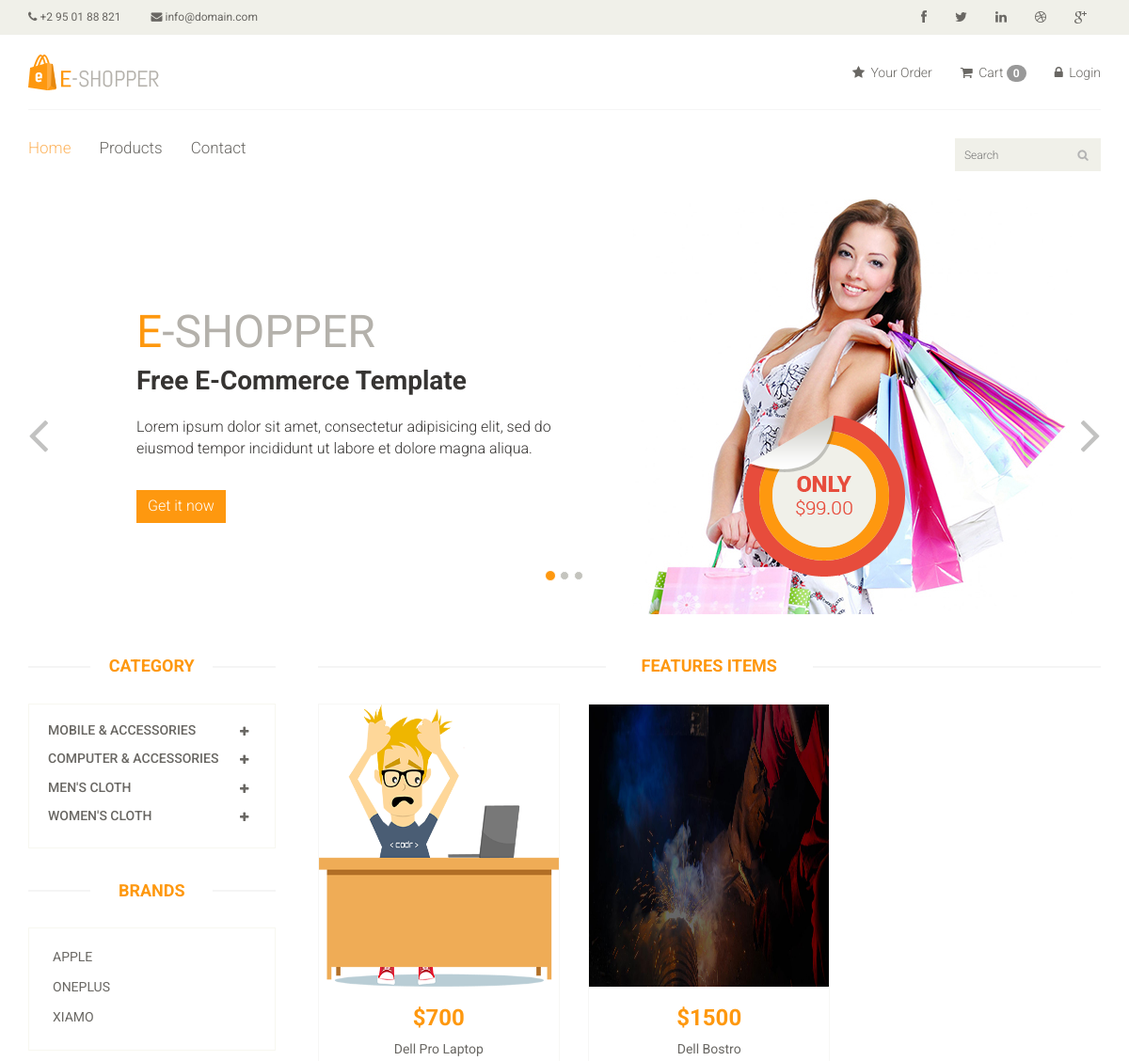
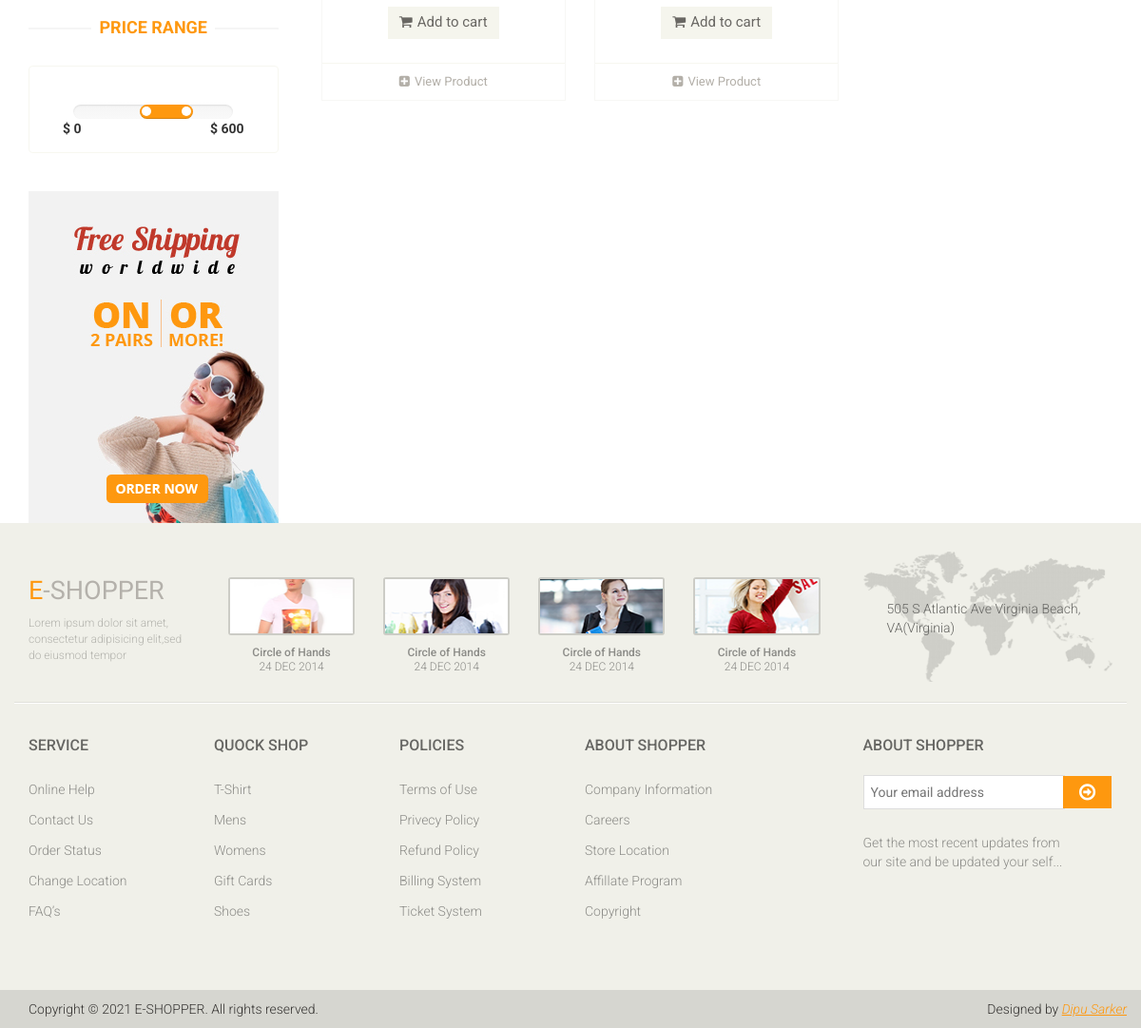
The app's page /?category=4&brand=4 with its own data (2 pictures, top to bottom).
### app/models.py (models this page shows, shortened)
class Category(models.Model):
    name = models.CharField(max_length=100)

class Brand(models.Model):
    name = models.CharField(max_length=100)

class Product(models.Model):
    Availability = (
        ('In Stock', 'In Stock'),
        ('Out Of Stock', 'Out Of Stock')
    )
    Condition = (
        ('New Version', 'New Version'),
        ('Old Version', 'Old Version'),
        ('Latest Version', 'Latest Version')
    )
    category = models.ForeignKey(Category, on_delete=models.CASCADE, default='', null=False)
    sub_category = models.ForeignKey(Sub_Category, on_delete=models.CASCADE, default='', null=False)
    brand = models.ForeignKey(Brand, on_delete=models.CASCADE, null=True)
    availability = models.CharField(max_length=100, choices=Availability, null=True)
    condition = models.CharField(max_length=100, choices=Condition, null=True)
    image = models.ImageField(upload_to='ecommerce/pimg')
    name = models.CharField(max_length=100)
    price = models.IntegerField()
    date = models.DateTimeField(auto_now_add=True, auto_now=False)

### app/views.py (the view)
# urls.py: path('', views.index, name='index'),
def index(request):
    category = Category.objects.all()
    product = Product.objects.all()
    brand = Brand.objects.all()
    categoryID = request.GET.get('category')
    brandID = request.GET.get('brand')
    if categoryID:
        product = Product.objects.filter(sub_category=categoryID).order_by('-id')
    elif brandID:
        product = Product.objects.filter(brand=brandID).order_by('-id')
    else:
        product = Product.objects.all()
    context = {
        'category': category,
        'product': product,
        'brand': brand
    }
    return render(request,'index.html', context)

### templates/index.html (shortened to what this page needs)
{% extends "master.html" %}
{% load static %}
{% block content %}
<section id="slider">
    <div class="container">
        <div class="row">
            <div class="col-sm-12">
                <div id="slider-carousel" class="carousel slide" data-ride="carousel">
                    <ol class="carousel-indicators">
                        <li data-target="#slider-carousel" data-slide-to="0" class="active"></li>
                        <li data-target="#slider-carousel" data-slide-to="1"></li>
                        <li data-target="#slider-carousel" data-slide-to="2"></li>
                    </ol>
                    <div class="carousel-inner">
                        <div class="item active">
                            <div class="col-sm-6">
                                <h1><span>E</span>-SHOPPER</h1>
                                <h2>Free E-Commerce Template</h2>
                                <p>Lorem ipsum dolor sit amet, consectetur adipisicing elit, sed do eiusmod tempor incididunt ut labore et dolore magna aliqua. </p>
                                <button type="button" class="btn btn-default get">Get it now</button>
                            </div>
                            <div class="col-sm-6">
                                <img src="/static/images/home/girl1.jpg" class="girl img-responsive" alt="" />
                                <img src="/static/images/home/pricing.png"  class="pricing" alt="" />
                            </div>
                        </div>
                    </div>
                    <a href="#slider-carousel" class="left control-carousel hidden-xs" data-slide="prev">
                        <i class="fa fa-angle-left"></i>
                    </a>
                    <a href="#slider-carousel" class="right control-carousel hidden-xs" data-slide="next">
                        <i class="fa fa-angle-right"></i>
                    </a>
                </div>
            </div>
        </div>
    </div>
</section>
<section>
    <div class="container">
        <div class="row">
            <div class="col-sm-3">
                <div class="left-sidebar">
                    <h2>Category</h2>
                    <div class="panel-group category-products" id="accordian">
                        {% for cat in category %}
                        <div class="panel panel-default">
                            <div class="panel-heading">
                                <h4 class="panel-title">
                                    <a data-toggle="collapse" data-parent="#accordian" href="#{{ cat.id }}">
                                        <span class="badge pull-right"><i class="fa fa-plus"></i></span>
                                        {{ cat.name }}
                                    </a>
                                </h4>
                            </div>
                        </div>
                        {% endfor %}
                    </div>
                    <div class="brands_products">
                        <h2>Brands</h2>
                        <div class="brands-name">
                            <ul class="nav nav-pills nav-stacked">
                                {% for i in brand %}
                                    <li><a href="/?brand={{i.id}}"> {{i.name}}</a></li>
                                {% endfor %}
                            </ul>
                        </div>
                    </div>
                    <div class="price-range">
                        <h2>Price Range</h2>
                        <div class="well text-center">
                             <input type="text" class="span2" value="" data-slider-min="0" data-slider-max="600" data-slider-step="5" data-slider-value="[250,450]" id="sl2" ><br />
                             <b class="pull-left">$ 0</b> <b class="pull-right">$ 600</b>
                        </div>
                    </div>
                    <div class="shipping text-center">
                        <img src="/static/images/home/shipping.jpg" alt="" />
                    </div>
                </div>
            </div>
            <div class="col-sm-9 padding-right">
                <div class="features_items">
                    <h2 class="title text-center">Features Items</h2>
                    {% for prod in product %}
                    <div class="col-sm-4">
                        <div class="product-image-wrapper">
                            <div class="single-products">
                                    <div class="productinfo text-center">
                                        <img src="{{ prod.image }}" alt="" height="300px" />
                                        <h2>${{ prod.price }}</h2>
                                        <p>{{ prod.name }}</p>
                                        <a href="{% url 'cart_add' prod.id %}" class="btn btn-default add-to-cart"><i class="fa fa-shopping-cart"></i>Add to cart</a>
                                    </div>
                                    <div class="product-overlay">
                                        <div class="overlay-content">
                                        </div>
                                    </div>
                            </div>
                            <div class="choose">
                                <ul class="nav nav-pills nav-justified">
                                    <li><a href="{% url 'product_detail' prod.id %}"><i class="fa fa-plus-square"></i>View Product</a></li>
                                </ul>
                            </div>
                        </div>
                    </div>
                    {% endfor %}
                </div>
            </div>
        </div>
    </div>
</section>
{% endblock content %}

### records on screen
Category: name "MOBILE & ACCESSORIES"
Category: name "COMPUTER & ACCESSORIES"
Category: name "MEN'S CLOTH"
Category: name "WOMEN'S CLOTH"
Brand: name "APPLE"
Brand: name "ONEPLUS"
Brand: name "XIAMO"
Product: image (picture), price "700", name "Dell Pro Laptop"
Product: image (picture), price "1500", name "Dell Bostro"

### other values on screen
{{ request.session.cart|length }} "0"
